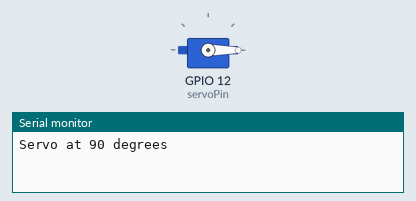
Bench run of a sketch on a simulated ESP32. On the bench: servo, the last lines printed to the serial monitor.

Above: at 0.05 s.
At 6.0 s:
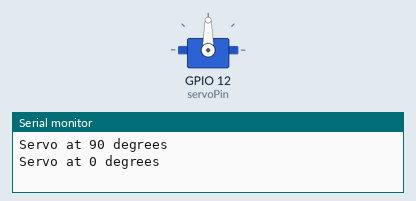
Timing chart, 0 to 7.8 s (numbered marks = the images above):
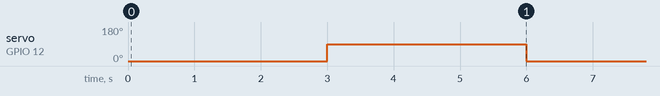

Measured:
- by itself, servo on GPIO 12 (servoPin): alternates 90° for 3.0 s and 0° for 3.0 s

The sketch:

Servo_control.ino
```cpp
#include <ESP32Servo.h>

static const int servoPin = 12;

Servo servo1;

void setup() {
  Serial.begin(115200);
  servo1.attach(servoPin); // Attach the servo to the pin
}

void loop() {
  // Turn servo to 90 degrees
  servo1.write(0);
  Serial.println("Servo at 90 degrees");
  delay(3000); // Wait for 3 seconds

  // Turn servo back to 0 degrees
  servo1.write(90);
  Serial.println("Servo at 0 degrees");
  delay(3000); // Wait for 3 seconds
}
```
